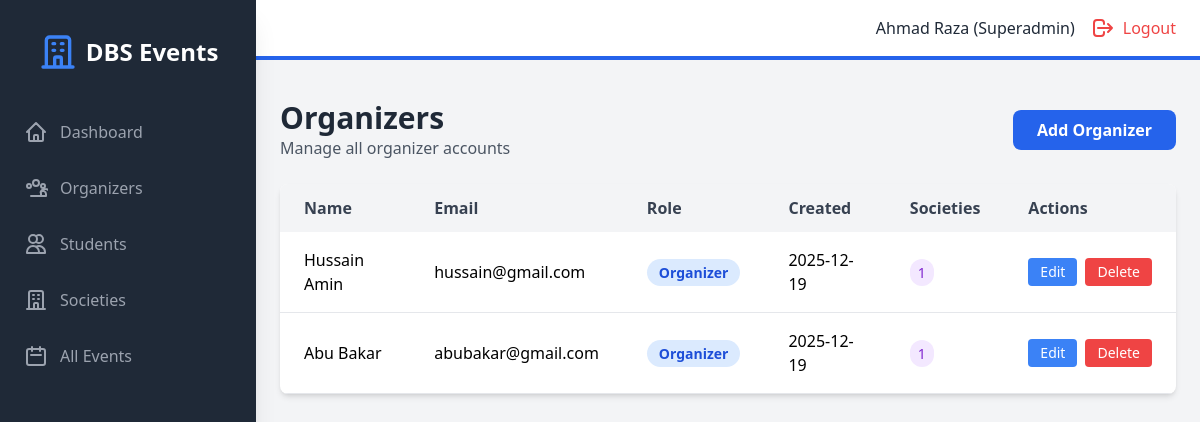
The page /admin/organizers (signed in) on the database its author committed.
### models.py (models this page shows, shortened)
class User(UserMixin, db.Model):
    id = db.Column(db.Integer, primary_key=True)
    student_number = db.Column(db.String(50), unique=True, nullable=True)
    email = db.Column(db.String(120), unique=True, nullable=False)
    password_hash = db.Column(db.String(200), nullable=False)
    name = db.Column(db.String(100), nullable=False)
    role = db.Column(db.String(20), nullable=False)  # superadmin, organizer, student
    created_at = db.Column(db.DateTime, default=datetime.utcnow)
    societies = db.relationship('Society', backref='head', lazy=True)
    events_created = db.relationship('Event', backref='creator', lazy=True)
    registrations = db.relationship('Registration', backref='student', lazy=True)

### backend/routes/admin.py (the view)
@admin_bp.route("/admin/organizers", endpoint="admin_organizers")
@admin_required
def admin_organizers():
    organizers = User.query.filter_by(role="organizer").all()
    return render_template("admin/organizers.html", organizers=organizers)

### backend/main.py (called while the page is built)
@login_manager.user_loader
def load_user(user_id):
    return User.query.get(int(user_id))

### frontend/templates/admin/organizers.html (shortened to what this page needs)
{% extends "base.html" %}
{% block auth_content %}
<div class="mb-6 flex justify-between items-center">
    <div>
        <h1 class="text-3xl font-bold text-gray-800">Organizers</h1>
        <p class="text-gray-600">Manage all organizer accounts</p>
    </div>
    <a href="{{ url_for('admin.admin_add_organizer') }}" class="bg-blue-600 text-white px-6 py-2 rounded-lg hover:bg-blue-700 font-semibold">
        Add Organizer
    </a>
</div>
{% if organizers %}
<div class="bg-white rounded-lg shadow-md overflow-hidden">
    <table class="w-full">
        <thead class="bg-gray-100">
            <tr>
                <th class="px-6 py-3 text-left text-gray-700 font-semibold">Name</th>
                <th class="px-6 py-3 text-left text-gray-700 font-semibold">Email</th>
                <th class="px-6 py-3 text-left text-gray-700 font-semibold">Role</th>
                <th class="px-6 py-3 text-left text-gray-700 font-semibold">Created</th>
                <th class="px-6 py-3 text-left text-gray-700 font-semibold">Societies</th>
                <th class="px-6 py-3 text-left text-gray-700 font-semibold">Actions</th>
            </tr>
        </thead>
        <tbody>
            {% for organizer in organizers %}
            <tr class="border-b hover:bg-gray-50">
                <td class="px-6 py-4">{{ organizer.name }}</td>
                <td class="px-6 py-4">{{ organizer.email }}</td>
                <td class="px-6 py-4"><span class="px-3 py-1 bg-blue-100 text-blue-700 rounded-full text-sm font-semibold">{{ organizer.role | capitalize }}</span></td>
                <td class="px-6 py-4">{{ organizer.created_at.strftime('%Y-%m-%d') }}</td>
                <td class="px-6 py-4">
                    <span class="px-2 py-1 bg-purple-100 text-purple-700 rounded-full text-sm">
                        {{ organizer.societies|length }}
                    </span>
                </td>
                <td class="px-6 py-4">
                    <div class="flex space-x-2">
                        <a href="{{ url_for('admin.admin_edit_organizer', organizer_id=organizer.id) }}"
                           class="bg-blue-500 text-white px-3 py-1 rounded text-sm hover:bg-blue-600 transition">
                            Edit
                        </a>
                        <form method="POST" action="{{ url_for('admin.admin_delete_organizer', organizer_id=organizer.id) }}"
                              onsubmit="return confirm('Are you sure you want to delete {{ organizer.name }}?')"
                              class="inline">
                            <button type="submit" class="bg-red-500 text-white px-3 py-1 rounded text-sm hover:bg-red-600 transition">
                                Delete
                            </button>
                        </form>
                    </div>
                </td>
            </tr>
            {% endfor %}
        </tbody>
    </table>
</div>
{% endif %}
{% endblock %}

### frontend/templates/base.html (shortened to what this page needs)
<!DOCTYPE html>
<html lang="en">
<head>
    <script src="https://cdn.tailwindcss.com"></script>
    <link rel="stylesheet" href="{{ url_for('static', filename='css/style.css') }}">
</head>
<body class="bg-gray-100">
    {% if current_user.is_authenticated %}
    <div class="flex h-screen bg-gray-100">
        <div id="sidebar" class="sidebar fixed inset-y-0 left-0 z-30 w-64 bg-gray-800 overflow-y-auto transition duration-300 ease-out md:translate-x-0 md:static md:shadow-xl sidebar-closed">
            <div class="flex items-center justify-center mt-8">
                <div class="flex items-center">
                    <svg class="h-10 w-10 text-blue-500" fill="none" stroke="currentColor" viewBox="0 0 24 24">
                        <path stroke-linecap="round" stroke-linejoin="round" stroke-width="2" d="M19 21V5a2 2 0 00-2-2H7a2 2 0 00-2 2v16m14 0h2m-2 0h-5m-9 0H3m2 0h5M9 7h1m-1 4h1m4-4h1m-1 4h1m-5 10v-5a1 1 0 011-1h2a1 1 0 011 1v5m-4 0h4"></path>
                    </svg>
                    <span class="text-white text-2xl font-semibold ml-2">DBS Events</span>
                </div>
            </div>
            <nav class="mt-10">
                {% if current_user.role == 'superadmin' %}
                    <a class="flex items-center mt-4 py-2 px-6 text-gray-400 hover:bg-gray-700 hover:text-white" href="{{ url_for('admin.admin_dashboard') }}">
                        <svg class="h-6 w-6" fill="none" stroke="currentColor" viewBox="0 0 24 24"><path stroke-linecap="round" stroke-linejoin="round" stroke-width="2" d="M3 12l2-2m0 0l7-7 7 7M5 10v10a1 1 0 001 1h3m10-11l2 2m-2-2v10a1 1 0 01-1 1h-3m-6 0a1 1 0 001-1v-4a1 1 0 011-1h2a1 1 0 011 1v4a1 1 0 001 1m-6 0h6"></path></svg>
                        <span class="mx-3">Dashboard</span>
                    </a>
                    <a class="flex items-center mt-4 py-2 px-6 text-gray-400 hover:bg-gray-700 hover:text-white" href="{{ url_for('admin.admin_organizers') }}">
                        <span class="mx-3">Organizers</span>
                    </a>
                    <a class="flex items-center mt-4 py-2 px-6 text-gray-400 hover:bg-gray-700 hover:text-white" href="{{ url_for('admin.admin_students') }}">
                        <svg class="h-6 w-6" fill="none" stroke="currentColor" viewBox="0 0 24 24"><path stroke-linecap="round" stroke-linejoin="round" stroke-width="2" d="M12 4.354a4 4 0 110 5.292M15 21H3v-1a6 6 0 0112 0v1zm0 0h6v-1a6 6 0 00-9-5.197M13 7a4 4 0 11-8 0 4 4 0 018 0z"></path></svg>
                        <span class="mx-3">Students</span>
                    </a>
                    <a class="flex items-center mt-4 py-2 px-6 text-gray-400 hover:bg-gray-700 hover:text-white" href="{{ url_for('admin.admin_societies') }}">
                        <svg class="h-6 w-6" fill="none" stroke="currentColor" viewBox="0 0 24 24"><path stroke-linecap="round" stroke-linejoin="round" stroke-width="2" d="M19 21V5a2 2 0 00-2-2H7a2 2 0 00-2 2v16m14 0h2m-2 0h-5m-9 0H3m2 0h5M9 7h1m-1 4h1m4-4h1m-1 4h1m-5 10v-5a1 1 0 011-1h2a1 1 0 011 1v5m-4 0h4"></path></svg>
                        <span class="mx-3">Societies</span>
                    </a>
                    <a class="flex items-center mt-4 py-2 px-6 text-gray-400 hover:bg-gray-700 hover:text-white" href="{{ url_for('admin.admin_events') }}">
                        <svg class="h-6 w-6" fill="none" stroke="currentColor" viewBox="0 0 24 24"><path stroke-linecap="round" stroke-linejoin="round" stroke-width="2" d="M8 7V3m8 4V3m-9 8h10M5 21h14a2 2 0 002-2V7a2 2 0 00-2-2H5a2 2 0 00-2 2v12a2 2 0 002 2z"></path></svg>
                        <span class="mx-3">All Events</span>
                    </a>
                {% endif %}
            </nav>
        </div>
        <div class="flex-1 flex flex-col overflow-hidden">
            <header class="flex justify-between items-center py-4 px-6 bg-white border-b-4 border-blue-600">
                <div class="flex items-center">
                    <span class="text-gray-800 mr-4">{{ current_user.name }} ({{ current_user.role | capitalize }})</span>
                    <a href="{{ url_for('public.logout') }}" class="flex items-center text-red-500 hover:text-red-700">
                        <svg class="h-6 w-6" fill="none" stroke="currentColor" viewBox="0 0 24 24"><path stroke-linecap="round" stroke-linejoin="round" stroke-width="2" d="M17 16l4-4m0 0l-4-4m4 4H7m6 4v1a3 3 0 01-3 3H6a3 3 0 01-3-3v-10a3 3 0 013-3h4a3 3 0 013 3v1"></path></svg>
                        <span class="ml-2 hidden sm:inline">Logout</span>
                    </a>
                </div>
            </header>
            <div class="px-6 pt-4">
            </div>
            <main class="flex-1 overflow-x-hidden overflow-y-auto bg-gray-100 p-6">
                {% block auth_content %}{% endblock %}
            </main>
        </div>
    </div>
    {% endif %}
</body>
</html>

### frontend/static/css/style.css (style rules this page uses)
body { font-family: 'Segoe UI', Tahoma, Geneva, Verdana, sans-serif; }
a, button { transition: all 0.3s ease; }

### frontend/templates/base.html (style rules this page uses)
.sidebar { transition: transform 0.3s ease-in-out; }
.sidebar-closed { transform: translateX(-100%); }
@media (min-width: 768px) { .sidebar-closed { transform: translateX(0); } }

### rows shown on the page
User: name "Ahmad Raza", role "Superadmin"
User: name "Hussain Amin", email "hussain@gmail.com", role "Organizer", created_at "2025-12-19", societies|length "1"
User: name "Abu Bakar", email "abubakar@gmail.com", role "Organizer", created_at "2025-12-19", societies|length "1"
